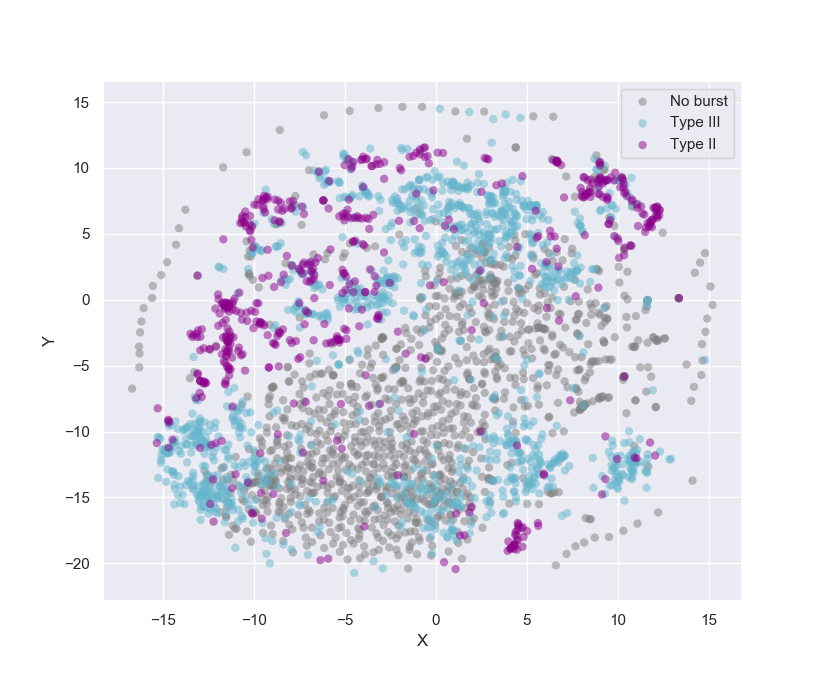

Generate this figure with Python:
#!/usr/bin/env python3

"""
 File:
    radioburst_tSNE.py

 Description:
    Perform t-distributed stochastic neighbour embedding on 
    RSTN radio bursts to see if they are separable in NxX vector space

 Disclaimer:

    THIS SOFTWARE IS PROVIDED BY THE COPYRIGHT HOLDERS AND CONTRIBUTORS
    "AS IS" AND ANY EXPRESS OR IMPLIED WARRANTIES, INCLUDING, BUT NOT
    LIMITED TO, THE IMPLIED WARRANTIES OF MERCHANTABILITY AND FITNESS
    FOR A PARTICULAR PURPOSE ARE DISCLAIMED. IN NO EVENT SHALL THE
    COPYRIGHT HOLDER BE LIABLE FOR ANY DIRECT, INDIRECT, INCIDENTAL,
    SPECIAL, EXEMPLARY, OR CONSEQUENTIAL DAMAGES (INCLUDING, BUT NOT
    LIMITED TO, PROCUREMENT OF SUBSTITUTE GOODS OR SERVICES; LOSS OF
    USE, DATA, OR PROFITS; OR BUSINESS INTERRUPTION) HOWEVER CAUSED AND
    ON ANY THEORY OF LIABILITY, WHETHER IN CONTRACT, STRICT LIABILITY,
    OR TORT (INCLUDING NEGLIGENCE OR OTHERWISE) ARISING IN ANY WAY OUT
    OF THE USE OF THIS SOFTWARE, EVEN IF ADVISED OF THE POSSIBILITY OF
    SUCH DAMAGE.

 Notes:

 Examples:
 	python3 rradioburst_tSNE.py

 Version hitsory:

	Created 2018-May-05

"""

import numpy as np
import matplotlib.pyplot as plt 

from sklearn.manifold import TSNE
from sklearn.preprocessing import StandardScaler


if __name__=="__main__":

	# The training and test data is constructed using build_train_data.py
	sns.set()
	data=np.load('../train_test_data.npy')
	training_data = data[0]   
	training_imgs = training_data[0]
	targets = training_data[1]


	sc = StandardScaler()  
	training_imgs = sc.fit_transform(training_imgs)  
	#-------------------------------------------------------;
	#
	#	
	projected=TSNE(n_components=2).fit_transform(training_imgs) # Project onto two dimensional space.
	ind0=np.where(targets==0)  # For separate plot commands to assign different color and label.
	ind2=np.where(targets==2)
	ind3=np.where(targets==3)

	plt.scatter(projected[ind0, 0], projected[ind0, 1],
            c='grey', edgecolor='none', alpha=0.5, label='No burst')
	plt.scatter(projected[ind3, 0], projected[ind3, 1],
            c='c', edgecolor='none', alpha=0.5, label='Type III')
	plt.scatter(projected[ind2, 0], projected[ind2, 1],
            c='darkmagenta', edgecolor='none', alpha=0.5, label='Type II')

	plt.xlabel('X')
	plt.ylabel('Y')
	plt.legend()
	plt.show()
